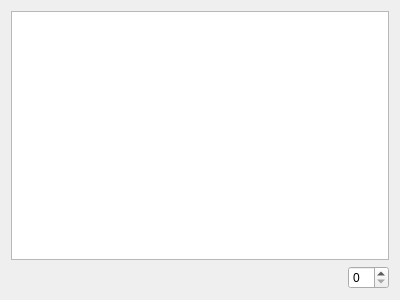
<?xml version="1.0" encoding="UTF-8"?>
<ui version="4.0">
 <class>PanelTest2</class>
 <widget class="QWidget" name="PanelTest2">
  <property name="geometry">
   <rect>
    <x>0</x>
    <y>0</y>
    <width>400</width>
    <height>300</height>
   </rect>
  </property>
  <property name="windowTitle">
   <string>Form</string>
  </property>
  <property name="styleSheet">
   <string notr="true"/>
  </property>
  <layout class="QVBoxLayout" name="verticalLayout">
   <item>
    <widget class="QTextBrowser" name="textBrowser">
     <property name="styleSheet">
      <string notr="true"/>
     </property>
     <property name="html">
      <string>&lt;!DOCTYPE HTML PUBLIC &quot;-//W3C//DTD HTML 4.0//EN&quot; &quot;http://www.w3.org/TR/REC-html40/strict.dtd&quot;&gt;
&lt;html&gt;&lt;head&gt;&lt;meta name=&quot;qrichtext&quot; content=&quot;1&quot; /&gt;&lt;style type=&quot;text/css&quot;&gt;
p, li { white-space: pre-wrap; }
&lt;/style&gt;&lt;/head&gt;&lt;body style=&quot; font-family:'Ubuntu'; font-size:11pt; font-weight:400; font-style:normal;&quot;&gt;
&lt;p style=&quot;-qt-paragraph-type:empty; margin-top:0px; margin-bottom:0px; margin-left:0px; margin-right:0px; -qt-block-indent:0; text-indent:0px;&quot;&gt;&lt;br /&gt;&lt;/p&gt;&lt;/body&gt;&lt;/html&gt;</string>
     </property>
    </widget>
   </item>
   <item>
    <layout class="QHBoxLayout" name="horizontalLayout">
     <item>
      <spacer name="horizontalSpacer">
       <property name="orientation">
        <enum>Qt::Horizontal</enum>
       </property>
       <property name="sizeHint" stdset="0">
        <size>
         <width>40</width>
         <height>20</height>
        </size>
       </property>
      </spacer>
     </item>
     <item>
      <widget class="QLabel" name="label">
       <property name="text">
        <string/>
       </property>
      </widget>
     </item>
     <item>
      <widget class="QSpinBox" name="spinBox">
       <property name="prefix">
        <string/>
       </property>
      </widget>
     </item>
    </layout>
   </item>
  </layout>
 </widget>
 <resources/>
 <connections/>
</ui>
